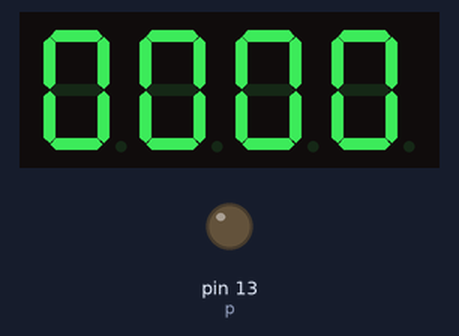
Bench run of a sketch on a simulated Arduino Uno, built with avr-gcc and run on an emulated ATmega328P. Shown: 4-digit seven-segment display, output pins drawn as LEDs (lit = HIGH). Wiring (inferred from the names in the program): 4-digit 7-segment display, segments lit when HIGH: segments pin 6, pin 7, pin 8, pin 9, pin 10, pin 11, pin 12; digit selects pin 2, pin 3, pin 4, pin 5. The segment pins are drawn as the display they are named for; pins used as bus, display or sensor lines are not drawn.

Above: at 0.1 s.
At 4.1 s:
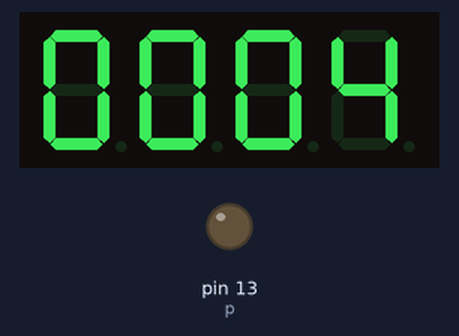
At 9.1 s:
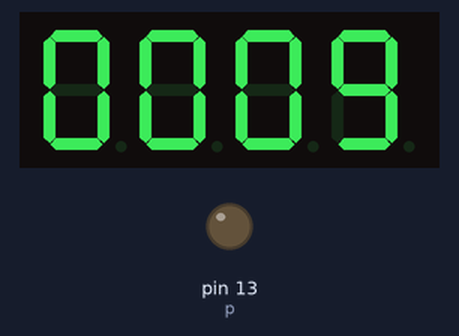
At 19.1 s:
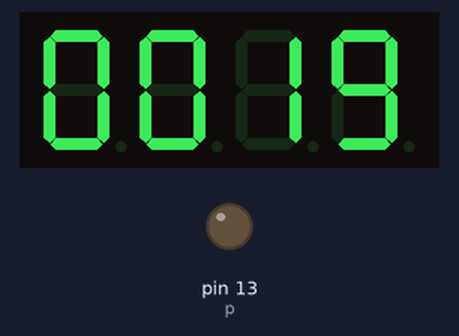
At 28.1 s:
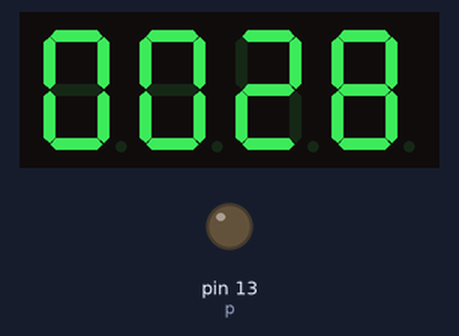
At 38.1 s:
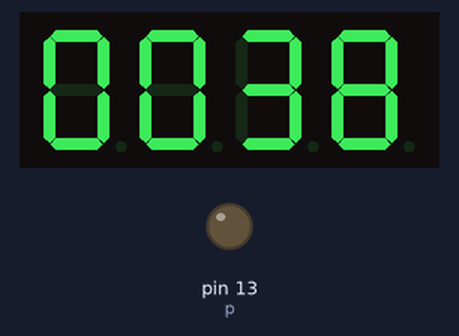

The sketch:

Project_24_4_digit_LED_Segment_Display.ino
```cpp
/*

Keye New RFID Starter Kit

Project 24

4-digit LED Segment Display

Edit By Keyes

*/

#include <TimerOne.h>

//the pins of 4-digit 7-segment display attach to pin2-13 respectively

int a = 6;

int b = 7;

int c = 8;

int d = 9;

int e = 10;

int f = 11;

int g = 12;

int p = 13;

int d4 = 5;

int d3 = 4;

int d2 = 3;

int d1 = 2;

long n = 0;// n represents the value displayed on the LED display. For example, when n=0, 0000 is displayed. The maximum value is 9999.

int x = 100;

int del = 5;//Set del as 5; the value is the degree of fine tuning for the clock

int count = 0;//Set count=0. Here count is a count value that increases by 1 every 0.1 second, which means 1 second is counted when the value is 10

void setup()

{

//set all the pins of the LED display as output

pinMode(d1, OUTPUT);

pinMode(d2, OUTPUT);

pinMode(d3, OUTPUT);

pinMode(d4, OUTPUT);

pinMode(a, OUTPUT);

pinMode(b, OUTPUT);

pinMode(c, OUTPUT);

pinMode(d, OUTPUT);

pinMode(e, OUTPUT);

pinMode(f, OUTPUT);

pinMode(g, OUTPUT);

pinMode(p, OUTPUT);

Timer1.initialize(100000); // set a timer of length 100000 microseconds (or 0.1 sec - or 10Hz => the led will blink 5 times, 5 cycles of on-and-off, per second)

Timer1.attachInterrupt( add ); // attach the service routine here

}

/*************************************\**/

void loop()

{

clearLEDs();//clear the 7-segment display screen

pickDigit(0);//Light up 7-segment display d1

pickNumber((n/1000));// get the value of thousand

delay(del);//delay 5ms

clearLEDs();//clear the 7-segment display screen

pickDigit(1);//Light up 7-segment display d2

pickNumber((n%1000)/100);// get the value of hundred

delay(del);//delay 5ms

clearLEDs();//clear the 7-segment display screen

pickDigit(2);//Light up 7-segment display d3

pickNumber(n%100/10);//get the value of ten

delay(del);//delay 5ms

clearLEDs();//clear the 7-segment display screen

pickDigit(3);//Light up 7-segment display d4

pickNumber(n%10);//Get the value of single digit

delay(del);//delay 5ms

}

/**************************************/

void pickDigit(int x) //light up a 7-segment display

{

//The 7-segment LED display is a common-cathode one. So also use digitalWrite to set d1 as high and the LED will go out

digitalWrite(d1, HIGH);

digitalWrite(d2, HIGH);

digitalWrite(d3, HIGH);

digitalWrite(d4, HIGH);

switch(x)

{

case 0:

digitalWrite(d1, LOW);//Light d1 up

break;

case 1:

digitalWrite(d2, LOW); //Light d2 up

break;

case 2:

digitalWrite(d3, LOW); //Light d3 up

break;

default:

digitalWrite(d4, LOW); //Light d4 up

break;

}

}

//The function is to control the 7-segment LED display to display numbers. Here x is the number to be displayed. It is an integer from 0 to 9

void pickNumber(int x)

{

switch(x)

{

default:

zero();

break;

case 1:

one();

break;

case 2:

two();

break;

case 3:

three();

break;

case 4:

four();

break;

case 5:

five();

break;

case 6:

six();

break;

case 7:

seven();

break;

case 8:

eight();

break;

case 9:

nine();

break;

}

}

void clearLEDs() //clear the 7-segment display screen

{

digitalWrite(a, LOW);

digitalWrite(b, LOW);

digitalWrite(c, LOW);

digitalWrite(d, LOW);

digitalWrite(e, LOW);

digitalWrite(f, LOW);

digitalWrite(g, LOW);

digitalWrite(p, LOW);

}

void zero() //the 7-segment led display 0

{

digitalWrite(a, HIGH);

digitalWrite(b, HIGH);

digitalWrite(c, HIGH);

digitalWrite(d, HIGH);

digitalWrite(e, HIGH);

digitalWrite(f, HIGH);

digitalWrite(g, LOW);

}

void one() //the 7-segment led display 1

{

digitalWrite(a, LOW);

digitalWrite(b, HIGH);

digitalWrite(c, HIGH);

digitalWrite(d, LOW);

digitalWrite(e, LOW);

digitalWrite(f, LOW);

digitalWrite(g, LOW);

}

void two() //the 7-segment led display 2

{

digitalWrite(a, HIGH);

digitalWrite(b, HIGH);

digitalWrite(c, LOW);

digitalWrite(d, HIGH);

digitalWrite(e, HIGH);

digitalWrite(f, LOW);

digitalWrite(g, HIGH);

}

void three() //the 7-segment led display 3

{

digitalWrite(a, HIGH);

digitalWrite(b, HIGH);

digitalWrite(c, HIGH);

digitalWrite(d, HIGH);

digitalWrite(e, LOW);

digitalWrite(f, LOW);

digitalWrite(g, HIGH);

}

void four() //the 7-segment led display 4

{

digitalWrite(a, LOW);

digitalWrite(b, HIGH);

digitalWrite(c, HIGH);

digitalWrite(d, LOW);

digitalWrite(e, LOW);

digitalWrite(f, HIGH);

digitalWrite(g, HIGH);

}

void five() //the 7-segment led display 5

{

digitalWrite(a, HIGH);

digitalWrite(b, LOW);

digitalWrite(c, HIGH);

digitalWrite(d, HIGH);

digitalWrite(e, LOW);

digitalWrite(f, HIGH);

digitalWrite(g, HIGH);

}

void six() //the 7-segment led display 6

{

digitalWrite(a, HIGH);

digitalWrite(b, LOW);

digitalWrite(c, HIGH);

digitalWrite(d, HIGH);

digitalWrite(e, HIGH);

digitalWrite(f, HIGH);

digitalWrite(g, HIGH);

}

void seven() //the 7-segment led display 7

{

digitalWrite(a, HIGH);

digitalWrite(b, HIGH);

digitalWrite(c, HIGH);

digitalWrite(d, LOW);

digitalWrite(e, LOW);

digitalWrite(f, LOW);

digitalWrite(g, LOW);

}

void eight() //the 7-segment led display 8

{

digitalWrite(a, HIGH);

digitalWrite(b, HIGH);

digitalWrite(c, HIGH);

digitalWrite(d, HIGH);

digitalWrite(e, HIGH);

digitalWrite(f, HIGH);

digitalWrite(g, HIGH);

}

void nine() //the 7-segment led display 9

{

digitalWrite(a, HIGH);

digitalWrite(b, HIGH);

digitalWrite(c, HIGH);

digitalWrite(d, HIGH);

digitalWrite(e, LOW);

digitalWrite(f, HIGH);

digitalWrite(g, HIGH);

}

/*****************************************\**/

void add()

{

// Toggle LED

count ++;

if(count == 10)

{

count = 0;

n++;

if(n == 10000)

{

n = 0;

}

}

}
```

Measured:
- what the display in image 0 shows lasts 1.1 s, from 0.0 s to 1.1 s
